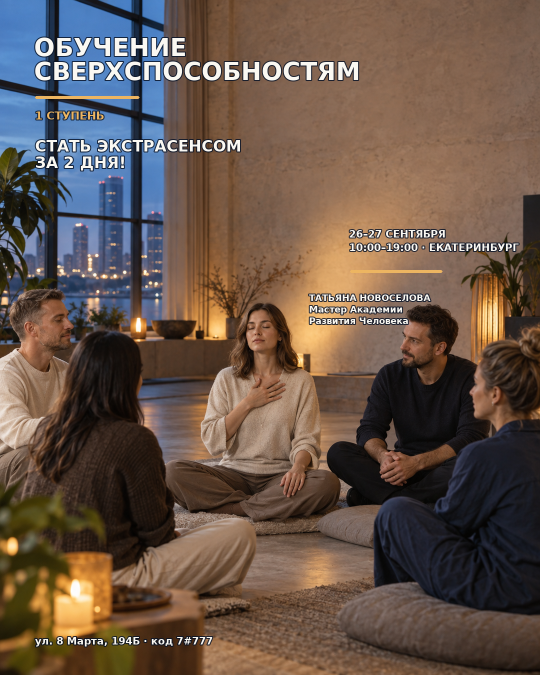
#> input picture outputs/obuchenie-sverhsposobnostyam/05-sovremennaya-integrated.png, 1080 x 1350 px, given in place of exec-b0fe1202-6a0a-4b4c-a168-3592ebb45305.png, which was not available (shown at 1/2 size)
$ python build_layout_comparison_posters.py
#> lines starting #> are read from the running program, lines starting #| are printed output that depends on the picture; pictures that were not available may be replaced by others from this repository, and a replacement may not be noted
### scripts/build_event_posters.py
from __future__ import annotations

import math
import random
from pathlib import Path

from PIL import Image, ImageDraw, ImageFilter, ImageFont, ImageOps


ROOT = Path(r"C:\Users\Lenovo\Documents\ChatGPT\images_for_media")
SOURCES = Path(r"C:\Users\Lenovo\.codex\generated_images\01a080a6-b560-7c12-bf98-2c1f9a33703e")
OUT = ROOT / "outputs" / "obuchenie-sverhsposobnostyam"
OUT.mkdir(parents=True, exist_ok=True)

W, H = 1080, 1350
FONT = Path(r"C:\Windows\Fonts\DejaVuSans.ttf")
BOLD = Path(r"C:\Windows\Fonts\DejaVuSans-Bold.ttf")

SPECS = [
    ("exec-b0fe1202-6a0a-4b4c-a168-3592ebb45305.png", "01-sovremennaya.png", (10, 20, 38, 185), (255, 255, 255)),
    ("exec-816a7f0f-210b-401b-987d-5f3de609e816.png", "02-praktikum.png", (21, 34, 26, 178), (255, 255, 250)),
    ("exec-40b0a840-50a1-4b71-89fb-ff5d382ffede.png", "03-simvolicheskaya.png", (7, 16, 38, 188), (250, 234, 190)),
]
GIF_SOURCE = "exec-530cd1a1-b74e-456a-96ca-9d8029f86fbe.png"


def font(path: Path, size: int) -> ImageFont.FreeTypeFont:
    return ImageFont.truetype(str(path), size)


def base_image(source: str) -> Image.Image:
    image = Image.open(SOURCES / source).convert("RGB")
#> image is the input picture: PIL image 1080x1350 RGB; mean R, G, B 103.5, 85.2, 73.7
    return ImageOps.fit(image, (W, H), method=Image.Resampling.LANCZOS, centering=(0.5, 0.5))


# [68 lines left out: functions draw_centered, add_copy, build_pngs, build_gif, not called in this run]


# [4 lines that do not run on import are left out]

### scripts/build_layout_comparison_posters.py
from __future__ import annotations

from pathlib import Path

from PIL import Image, ImageDraw, ImageFilter, ImageFont, ImageOps

from build_event_posters import BOLD, FONT, H, OUT, SOURCES, W, base_image, font


TITLE = "ОБУЧЕНИЕ\nСВЕРХСПОСОБНОСТЯМ"
OFFER = "СТАТЬ ЭКСТРАСЕНСОМ\nЗА 2 ДНЯ!"
DATE = "26–27 СЕНТЯБРЯ · 10:00–19:00\nЕКАТЕРИНБУРГ"
HOST = "ТАТЬЯНА НОВОСЕЛОВА\nМастер Академии Развития Человека"
ADDRESS = "ул. 8 Марта, 194Б · код 7#777"
CURRENCY_BOLD = Path(r"C:\Windows\Fonts\arialbd.ttf")


def text(draw: ImageDraw.ImageDraw, xy, value: str, size: int, color, *, anchor=None, align="left", stroke=(0, 0, 0, 0), width=0, spacing=4, typeface=BOLD):
    draw.multiline_text(xy, value, font=font(typeface, size), fill=color, anchor=anchor, align=align, spacing=spacing, stroke_width=width, stroke_fill=stroke)


# [5 lines left out: function text_in_column, not called in this run]


def left_gradient(color: tuple[int, int, int]) -> Image.Image:
#> called with color = (7, 19, 37)
    layer = Image.new("RGBA", (W, H), (0, 0, 0, 0))
#> layer: PIL image 1080x1350 RGBA; every value is 0
    pixels = layer.load()
    for x in range(620):
        alpha = int(242 * (1 - x / 620) ** 1.25)
        for y in range(H):
            pixels[x, y] = (*color, alpha)
    return layer


def vertical_fade(color: tuple[int, int, int], top: int, bottom: int) -> Image.Image:
    layer = Image.new("RGBA", (W, H), (0, 0, 0, 0))
    pixels = layer.load()
    for y in range(top, bottom):
        alpha = int(225 * (1 - (y - top) / max(1, bottom - top)))
        for x in range(W):
            pixels[x, y] = (*color, alpha)
    return layer


def save(image: Image.Image, name: str) -> None:
#> called with name = '17-layout-editorial-column.png'
    image.convert("RGB").save(OUT / name, quality=95)
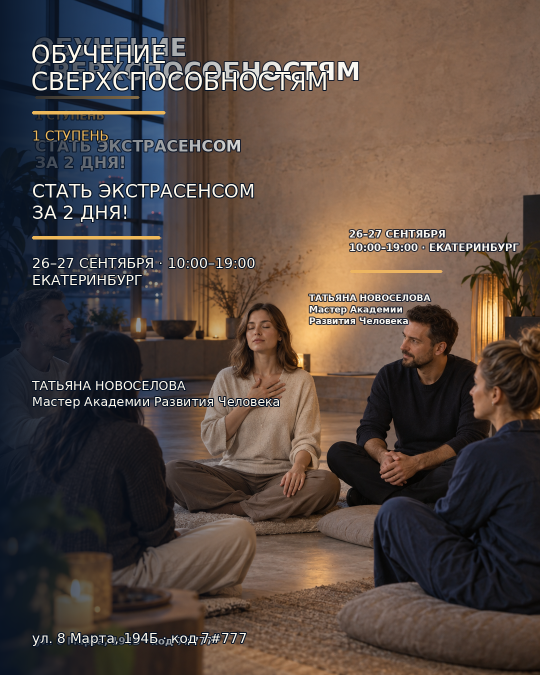
#> saved as 17-layout-editorial-column.png: PIL image 1080x1350 RGB (shown at 1/2 size); mean R, G, B 84.9, 71.3, 64.6


def editorial_column() -> None:
    image = Image.alpha_composite(base_image("exec-b0fe1202-6a0a-4b4c-a168-3592ebb45305.png").convert("RGBA"), left_gradient((7, 19, 37)))
    layer = Image.new("RGBA", (W, H), (0, 0, 0, 0))
    draw = ImageDraw.Draw(layer)
    cream, amber, dark = (255, 250, 237, 255), (239, 185, 90, 255), (7, 19, 37, 255)
    text(draw, (62, 80), TITLE, 49, cream, stroke=dark, width=2)
    draw.rounded_rectangle((64, 222, 330, 228), radius=3, fill=amber)
    text(draw, (64, 255), "1 СТУПЕНЬ", 27, amber, stroke=dark, width=2)
    text(draw, (64, 360), OFFER, 37, cream, stroke=dark, width=2)
    draw.rounded_rectangle((64, 472, 320, 478), radius=3, fill=amber)
    text(draw, (64, 510), DATE, 28, cream, stroke=dark, width=2)
    text(draw, (64, 756), HOST, 25, cream, stroke=dark, width=2)
    text(draw, (64, 1260), ADDRESS, 27, cream, stroke=dark, width=2)
    save(Image.alpha_composite(image, layer), "17-layout-editorial-column.png")


def cinematic_poster() -> None:
    image = base_image("exec-816a7f0f-210b-401b-987d-5f3de609e816.png").convert("RGBA")
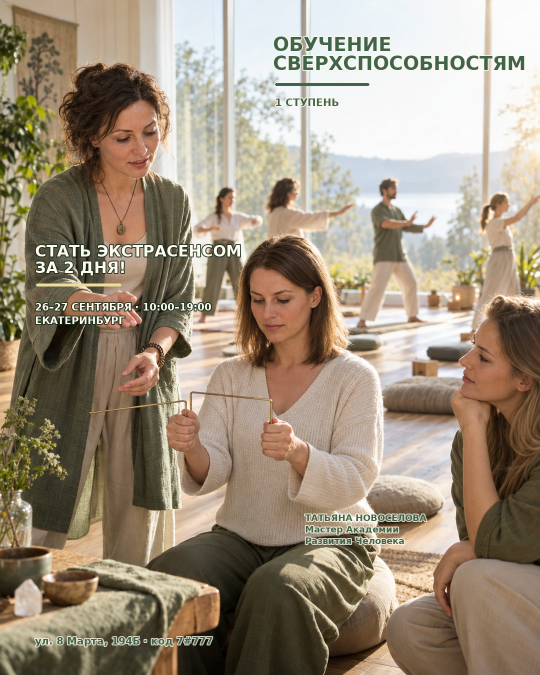
#> input picture outputs/obuchenie-sverhsposobnostyam/06-praktikum-integrated.png, 1080 x 1350 px, given in place of exec-816a7f0f-210b-401b-987d-5f3de609e816.png, which was not available (shown at 1/2 size)
#> in base_image, image is the input picture: PIL image 1080x1350 RGB; mean R, G, B 157.5, 143.5, 124.8
#> image: PIL image 1080x1350 RGBA
    image = Image.alpha_composite(image, vertical_fade((12, 28, 23), 0, 440))
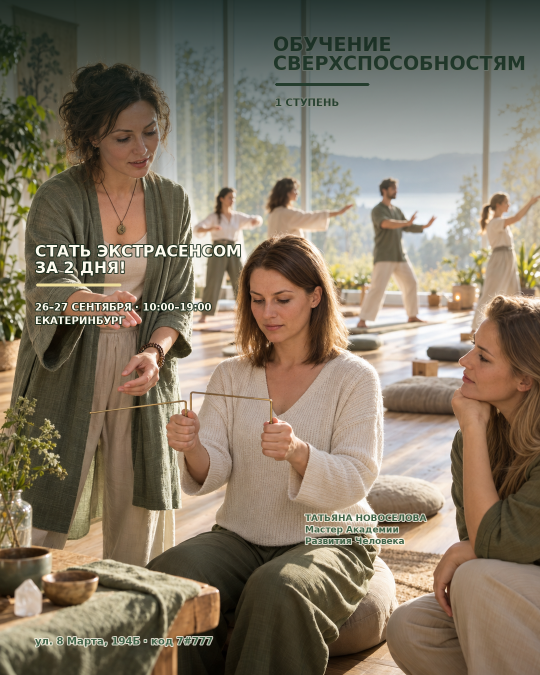
#> image: PIL image 1080x1350 RGBA (shown at 1/2 size); mean R, G, B, A 130.7, 119.4, 101.5, 255
    image = Image.alpha_composite(image, vertical_fade((12, 28, 23), 1010, H))
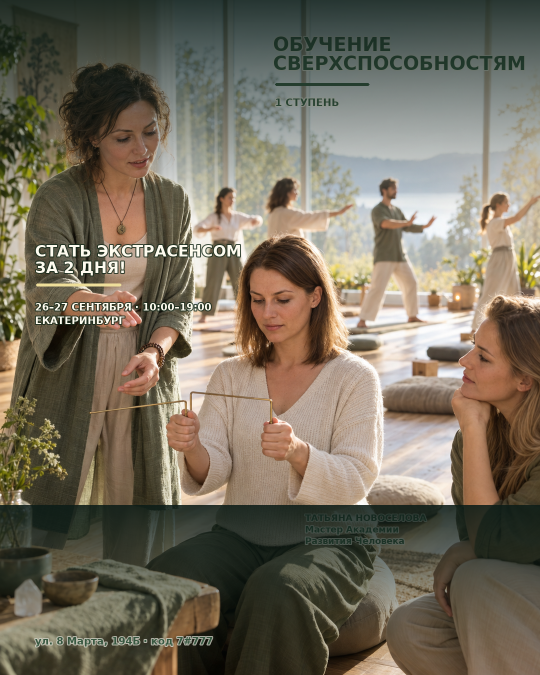
#> image: PIL image 1080x1350 RGBA (shown at 1/2 size); mean R, G, B, A 117.1, 109.5, 93.6, 255
    layer = Image.new("RGBA", (W, H), (0, 0, 0, 0))
    draw = ImageDraw.Draw(layer)
    cream, lime, dark = (255, 253, 240, 255), (203, 222, 154, 255), (12, 28, 23, 255)
    text(draw, (W // 2, 73), TITLE, 57, cream, anchor="ma", align="center", stroke=dark, width=3)
    text(draw, (W // 2, 230), "1 СТУПЕНЬ", 27, lime, anchor="ma", align="center", stroke=dark, width=2)
    text(draw, (W // 2, 318), OFFER, 35, cream, anchor="ma", align="center", stroke=dark, width=3)
    draw.rounded_rectangle((116, 1085, 964, 1091), radius=3, fill=lime)
    text(draw, (W // 2, 1125), DATE, 28, cream, anchor="ma", align="center", stroke=dark, width=2)
    text(draw, (W // 2, 1205), HOST, 25, cream, anchor="ma", align="center", stroke=dark, width=2)
    text(draw, (W // 2, 1300), ADDRESS, 27, cream, anchor="ms", align="center", stroke=dark, width=2)
    save(Image.alpha_composite(image, layer), "18-layout-cinematic-poster.png")
#> call 2 of save, with name = '18-layout-cinematic-poster.png'
#> in save (call 2), `image.convert("RGB").save(OUT / name, quality=95)`:
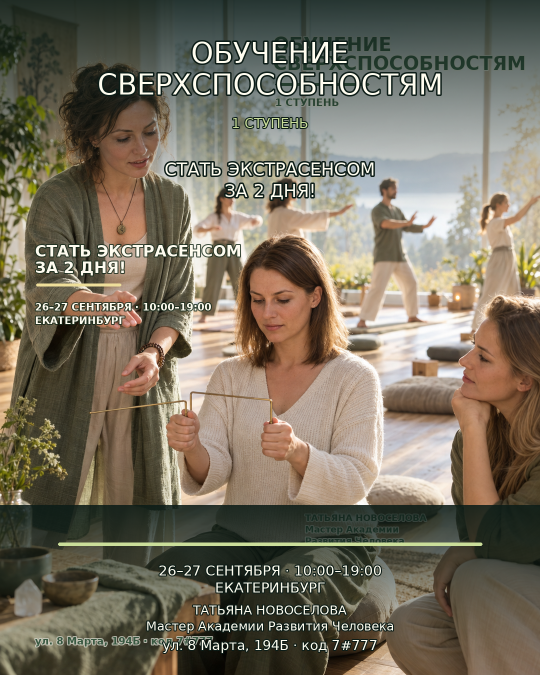
#> saved as 18-layout-cinematic-poster.png: PIL image 1080x1350 RGB (shown at 1/2 size); mean R, G, B 118.5, 111.2, 95.1


def scene_integrated() -> None:
    image = base_image("exec-40b0a840-50a1-4b71-89fb-ff5d382ffede.png").convert("RGBA")
    shadow = Image.new("RGBA", (W, H), (0, 0, 0, 0))
    draw_shadow = ImageDraw.Draw(shadow)
    draw_shadow.ellipse((48, 44, 1032, 414), fill=(4, 12, 31, 172))
    draw_shadow.rounded_rectangle((64, 1040, 1016, 1328), radius=34, fill=(4, 12, 31, 188))
    image = Image.alpha_composite(image, shadow.filter(ImageFilter.GaussianBlur(16)))
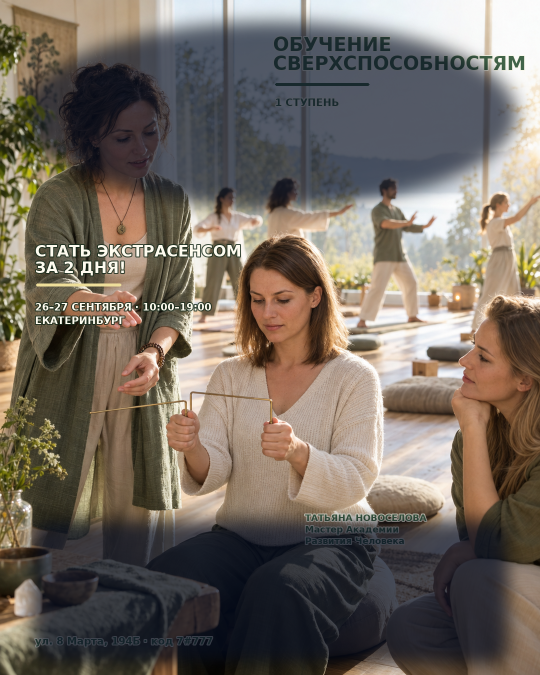
#> image: PIL image 1080x1350 RGBA (shown at 1/2 size); mean R, G, B, A 115.2, 106, 96.6, 255
    layer = Image.new("RGBA", (W, H), (0, 0, 0, 0))
    draw = ImageDraw.Draw(layer)
    gold, cream, navy = (242, 204, 125, 255), (255, 248, 229, 255), (4, 12, 31, 255)
    text(draw, (W // 2, 68), TITLE, 54, gold, anchor="ma", align="center", stroke=navy, width=3)
    text(draw, (W // 2, 226), "1 СТУПЕНЬ", 27, cream, anchor="ma", align="center", stroke=navy, width=2)
    text(draw, (W // 2, 310), OFFER, 36, cream, anchor="ma", align="center", stroke=navy, width=3)
    draw.arc((110, 378, 970, 1240), 202, 338, fill=gold, width=5)
    text(draw, (W // 2, 1068), DATE, 29, cream, anchor="ma", align="center", stroke=navy, width=2)
    text(draw, (W // 2, 1158), HOST, 25, cream, anchor="ma", align="center", stroke=navy, width=2)
    text(draw, (W // 2, 1302), ADDRESS, 27, gold, anchor="ms", align="center", stroke=navy, width=2)
    save(Image.alpha_composite(image, layer), "19-layout-scene-integrated.png")
#> call 3 of save, with name = '19-layout-scene-integrated.png'
#> in save (call 3), `image.convert("RGB").save(OUT / name, quality=95)`:
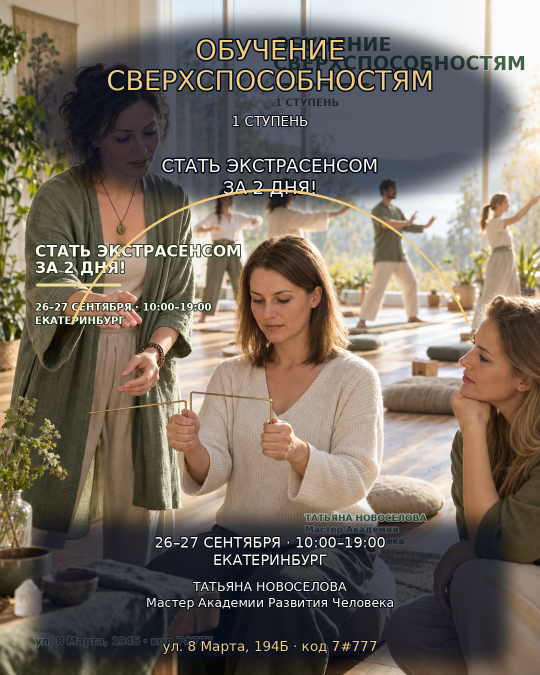
#> saved as 19-layout-scene-integrated.png: PIL image 1080x1350 RGB (shown at 1/2 size); mean R, G, B 117.9, 108.2, 97.7


def diptych() -> None:
    source = base_image("exec-530cd1a1-b74e-456a-96ca-9d8029f86fbe.png").convert("RGBA")
    image = Image.new("RGBA", (W, H), (8, 18, 39, 255))
    right = ImageOps.fit(source, (540, H), method=Image.Resampling.LANCZOS, centering=(0.58, 0.5))
    image.alpha_composite(right, (540, 0))
    seam = Image.new("RGBA", (W, H), (0, 0, 0, 0))
    draw_seam = ImageDraw.Draw(seam)
    draw_seam.rectangle((520, 0, 560, H), fill=(8, 18, 39, 150))
    draw_seam.line((540, 92, 540, 1258), fill=(238, 193, 100, 210), width=3)
    image = Image.alpha_composite(image, seam)
    layer = Image.new("RGBA", (W, H), (0, 0, 0, 0))
    draw = ImageDraw.Draw(layer)
    cream, amber, navy = (255, 250, 236, 255), (238, 193, 100, 255), (8, 18, 39, 255)
    text(draw, (54, 92), TITLE, 45, cream, stroke=navy, width=2)
    draw.rounded_rectangle((56, 235, 338, 241), radius=3, fill=amber)
    text(draw, (56, 272), "1 СТУПЕНЬ", 27, amber, stroke=navy, width=2)
    text(draw, (56, 375), OFFER, 34, cream, stroke=navy, width=2)
    text(draw, (56, 646), DATE, 28, cream, stroke=navy, width=2)
    text(draw, (56, 865), HOST, 25, cream, stroke=navy, width=2)
    text(draw, (56, 1260), "ул. 8 Марта,\n194Б · код 7#777", 27, cream, stroke=navy, width=2)
    save(Image.alpha_composite(image, layer), "20-layout-diptych.png")


# [96 lines left out: functions orbital, diptych_strict, diptych_headline_bleed, diptych_headline_bleed_offer_readable, not called in this run]


if __name__ == "__main__":
    editorial_column()
    cinematic_poster()
    scene_integrated()
#> (the run stopped early here; a loop or call above may not have finished)
